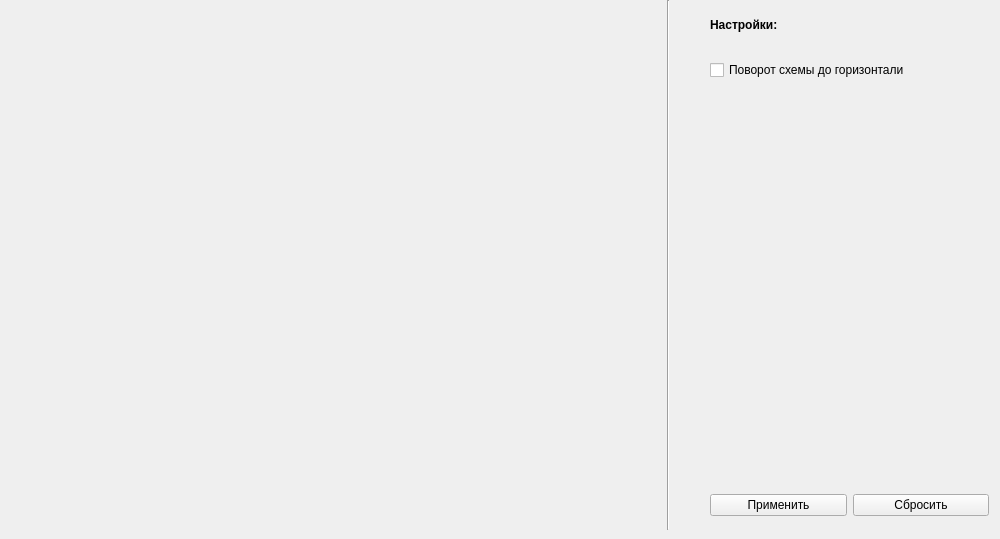
      <widget class="QWidget" name="tab_9">
       <attribute name="title">
        <string>Результат</string>
       </attribute>
       <widget class="QLabel" name="label_18">
        <property name="geometry">
         <rect>
          <x>710</x>
          <y>10</y>
          <width>279</width>
          <height>29</height>
         </rect>
        </property>
        <property name="font">
         <font>
          <weight>75</weight>
          <bold>true</bold>
         </font>
        </property>
        <property name="text">
         <string>Настройки:</string>
        </property>
       </widget>
       <widget class="QWidget" name="horizontalLayoutWidget_15">
        <property name="geometry">
         <rect>
          <x>710</x>
          <y>490</y>
          <width>279</width>
          <height>30</height>
         </rect>
        </property>
        <layout class="QHBoxLayout" name="horizontalLayout_19">
         <item>
          <widget class="QPushButton" name="pushButton_11">
           <property name="text">
            <string>Применить</string>
           </property>
          </widget>
         </item>
         <item>
          <widget class="QPushButton" name="pushButton_12">
           <property name="text">
            <string>Сбросить</string>
           </property>
          </widget>
         </item>
        </layout>
       </widget>
       <widget class="QWidget" name="verticalLayoutWidget_6">
        <property name="geometry">
         <rect>
          <x>710</x>
          <y>50</y>
          <width>281</width>
          <height>41</height>
         </rect>
        </property>
        <layout class="QVBoxLayout" name="verticalLayout_6">
         <item>
          <widget class="QCheckBox" name="checkBox_2">
           <property name="text">
            <string>Поворот схемы до горизонтали</string>
           </property>
          </widget>
         </item>
        </layout>
       </widget>
       <widget class="Line" name="line_6">
        <property name="geometry">
         <rect>
          <x>660</x>
          <y>0</y>
          <width>16</width>
          <height>530</height>
         </rect>
        </property>
        <property name="orientation">
         <enum>Qt::Vertical</enum>
        </property>
       </widget>
       <widget class="QWidget" name="horizontalLayoutWidget_12">
        <property name="geometry">
         <rect>
          <x>10</x>
          <y>10</y>
          <width>640</width>
          <height>510</height>
         </rect>
        </property>
        <layout class="QHBoxLayout" name="horizontalLayout_16"/>
       </widget>
      </widget>
